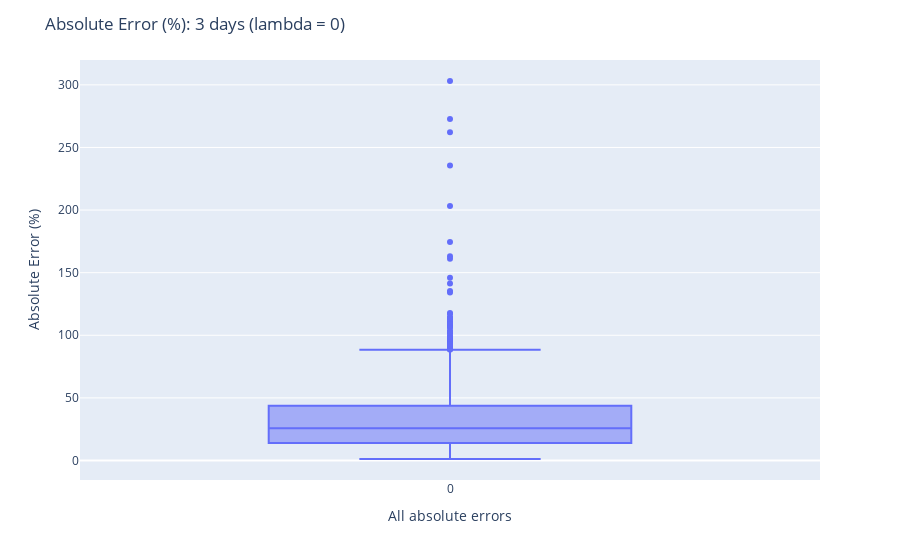

The cell this chart's notebook holds for it:
### Code cell
import plotly.express as px
fig = px.box(abs_mean_perc_errors)
fig.update_layout(title='Absolute Error (%): 3 days (lambda = 0)') 
fig.update_yaxes(title="Absolute Error (%)")
fig.update_xaxes(title="All absolute errors")
fig.show()

### Figure 1 — Plotly figure (JSON) as saved in the notebook; plotly's stock layout.template omitted (floating-point values rounded to 4 significant figures; data arrays with more than 128 entries replaced by an {"elided": "..."} marker saying what was removed)
{"data": [{"alignmentgroup": "True", "hovertemplate": "variable=%{x}<br>value=%{y}<extra></extra>", "legendgroup": "", "marker": {"color": "#636efa"}, "name": "", "notched": false, "offsetgroup": "", "orientation": "v", "showlegend": false, "type": "box", "x": {"elided": "1454 str values"}, "x0": " ", "xaxis": "x", "y": {"elided": "1454 float values"}, "y0": " ", "yaxis": "y"}], "layout": {"autosize": true, "boxmode": "group", "legend": {"tracegroupgap": 0}, "margin": {"t": 60}, "title": {"text": "Absolute Error (%): 3 days (lambda = 0)"}, "xaxis": {"anchor": "y", "autorange": true, "domain": [0, 1], "range": [-0.5, 0.5], "title": {"text": "All absolute errors"}, "type": "category"}, "yaxis": {"anchor": "x", "autorange": true, "domain": [0, 1], "range": [-15.59, 319.9], "title": {"text": "Absolute Error (%)"}, "type": "linear"}}}
